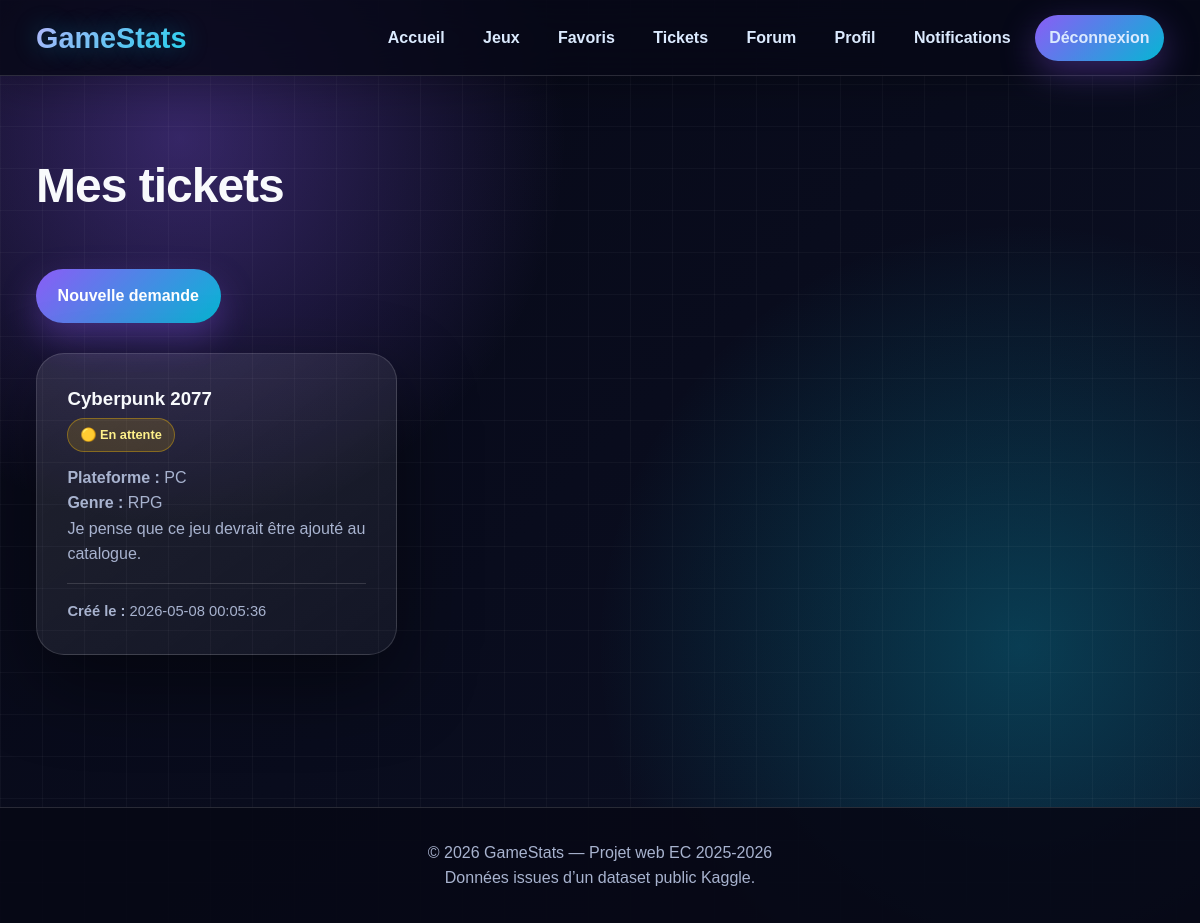
The app's page /tickets.php (signed in) with its own data.
### tables this page shows
CREATE TABLE tickets (
    id INT AUTO_INCREMENT PRIMARY KEY,
    user_id INT NOT NULL,
    title VARCHAR(150) NOT NULL,
    platform VARCHAR(50),
    genre VARCHAR(50),
    release_year INT,
    publisher VARCHAR(100),
    global_sales DECIMAL(8,2),
    critic_score DECIMAL(4,1),
    user_score DECIMAL(4,1),
    image_url VARCHAR(255),
    source_url VARCHAR(255),
    message TEXT,
    status ENUM('pending', 'accepted', 'rejected') DEFAULT 'pending',
    added_to_catalog TINYINT(1) DEFAULT 0,
    created_at DATETIME DEFAULT CURRENT_TIMESTAMP,
    FOREIGN KEY (user_id) REFERENCES users(id) ON DELETE CASCADE
);

### www/tickets.php (the view, shortened to what this page needs)
<?php
require_once 'includes/db.php';
$userId = $_SESSION['user']['id'];
$stmt = $pdo->prepare(
    'SELECT *
     FROM tickets
     WHERE user_id = ?
     ORDER BY created_at DESC'
);
$stmt->execute([$userId]);
$tickets = $stmt->fetchAll();
include 'includes/header.php';
?>
<section class="section">
    <div class="container">
        <h1 class="section-title">Mes tickets</h1>
        <a href="ticket_create.php" class="btn">Nouvelle demande</a>
        <?php if (empty($tickets)): ?>
            <div class="info-box" style="margin-top: 1.5rem;">
                <h2>Aucun ticket</h2>
                <p>Tu n’as pas encore demandé l’ajout d’un jeu.</p>
            </div>
        <?php else: ?>
            <div class="cards-grid" style="margin-top: 1.5rem;">
                <?php foreach ($tickets as $ticket): ?>
                    <article class="card">
                        <h3><?= htmlspecialchars($ticket['title']) ?></h3>
                        <?php
                        $statusClass = 'status-pending';
                        $statusText = '🟡 En attente';
                        ?>
                        <span class="status-badge <?= $statusClass ?>">
                            <?= $statusText ?>
                        </span>
                        <?php if (!empty($ticket['platform'])): ?>
                            <p><strong>Plateforme :</strong> <?= htmlspecialchars($ticket['platform']) ?></p>
                        <?php endif; ?>
                        <?php if (!empty($ticket['genre'])): ?>
                            <p><strong>Genre :</strong> <?= htmlspecialchars($ticket['genre']) ?></p>
                        <?php endif; ?>
                        <?php if (!empty($ticket['message'])): ?>
                            <p><?= nl2br(htmlspecialchars($ticket['message'])) ?></p>
                        <?php endif; ?>
                        <p class="ticket-meta">
                            <strong>Créé le :</strong> <?= htmlspecialchars($ticket['created_at']) ?>
                        </p>
                    </article>
                <?php endforeach; ?>
            </div>
        <?php endif; ?>
    </div>
</section>
<?php include 'includes/footer.php'; ?>

### www/assets/css/style.css (style rules this page uses)
* { box-sizing: border-box; margin: 0; padding: 0; }
:root { --bg: #070816; --bg2: #0b1024; --card: rgba(255,255,255,0.08); --text: #f8fafc; --muted: #a8b3cf; --primary: #8b5cf6; --secondary: #06b6d4; --border: rgba(255,255,255,0.14); --shadow: 0 30px 80px rgba(0,0,0,0.45); }
html, body { overflow-x: hidden; }
body { font-family: Arial, Helvetica, sans-serif; background: radial-gradient(circle at 15% 15%, rgba(139,92,246,0.35), transparent 30%), radial-gradient(circle at 85% 70%, rgba(6,182,212,0.28), transparent 35%), linear-gradient(135deg, var(--bg), var(--bg2)); color: var(--text); line-height: 1.6; min-height: 100vh; }
body::before { content: ""; position: fixed; inset: 0; background-image: linear-gradient(rgba(255,255,255,0.035) 1px, transparent 1px), linear-gradient(90deg, rgba(255,255,255,0.035) 1px, transparent 1px); background-size: 42px 42px; pointer-events: none; z-index: -1; }
a { color: inherit; text-decoration: none; }
.container { width: min(1180px, 92%); margin: 0 auto; }
.btn { display: inline-flex; align-items: center; justify-content: center; border: none; cursor: pointer; background: linear-gradient(135deg, var(--primary), var(--secondary)); color: white; padding: 0.9rem 1.35rem; border-radius: 999px; font-weight: 900; box-shadow: 0 15px 35px rgba(139,92,246,0.35); transition: 0.2s; width: fit-content; position: relative; overflow: hidden; margin-top: 0.75rem; margin-right: 0.65rem; margin-bottom: 0.35rem; }
.btn::after { content: ""; position: absolute; inset: 0; background: linear-gradient(120deg, transparent, rgba(255,255,255,0.25), transparent); transform: translateX(-120%); transition: 0.45s; }
.section { padding: 4.5rem 0; animation: fadeUp 0.6s ease both; }
.section-title { font-size: clamp(2.2rem, 4vw, 3.4rem); margin-bottom: 2rem; letter-spacing: -1px; }
.cards-grid, .games-grid { display: grid; grid-template-columns: repeat(3, 1fr); gap: 1.4rem; }
.card, .game-card, .info-box, .auth-card, .filters, .table-wrapper { background: linear-gradient(145deg, rgba(255,255,255,0.10), rgba(255,255,255,0.045)); border: 1px solid var(--border); backdrop-filter: blur(20px); box-shadow: var(--shadow); border-radius: 28px; padding: 1.9rem; transition: transform 0.25s ease, box-shadow 0.25s ease, border-color 0.25s ease; }
.card p, .game-card p, .info-box p, .auth-card p { color: var(--muted); }
.status-badge { display: inline-flex; align-items: center; gap: 0.35rem; width: fit-content; padding: 0.35rem 0.75rem; border-radius: 999px; font-size: 0.8rem; font-weight: 900; border: 1px solid transparent; margin: 0.25rem 0 0.8rem 0; }
.status-pending { background: rgba(234,179,8,0.16); border-color: rgba(234,179,8,0.4); color: #fef08a; }
.ticket-meta { margin-top: 1rem; padding-top: 1rem; border-top: 1px solid var(--border); color: var(--muted); font-size: 0.92rem; }
.container { width: min(1440px, 94%); }

### records on screen
tickets: title "Cyberpunk 2077", statusText "🟡 En attente", platform "PC", genre "RPG", message "Je pense que ce jeu devrait être ajouté au catalogue.", created_at "2026-05-08 00:05:36"
